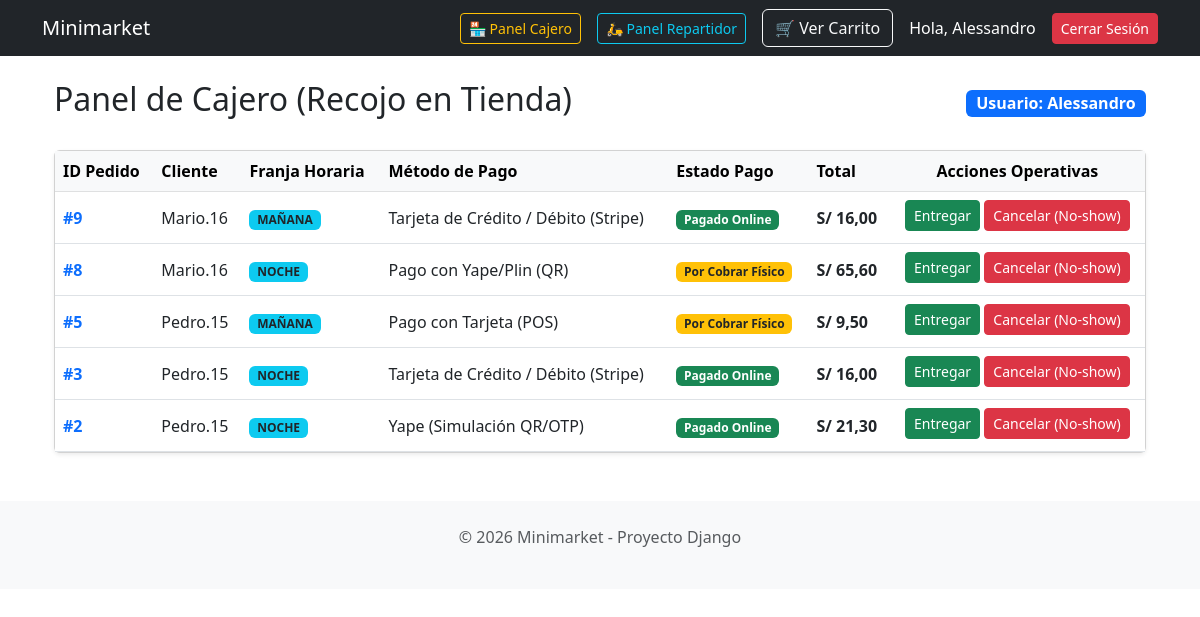
The page /pedidos/cajero/ (signed in) on the database as committed earlier.
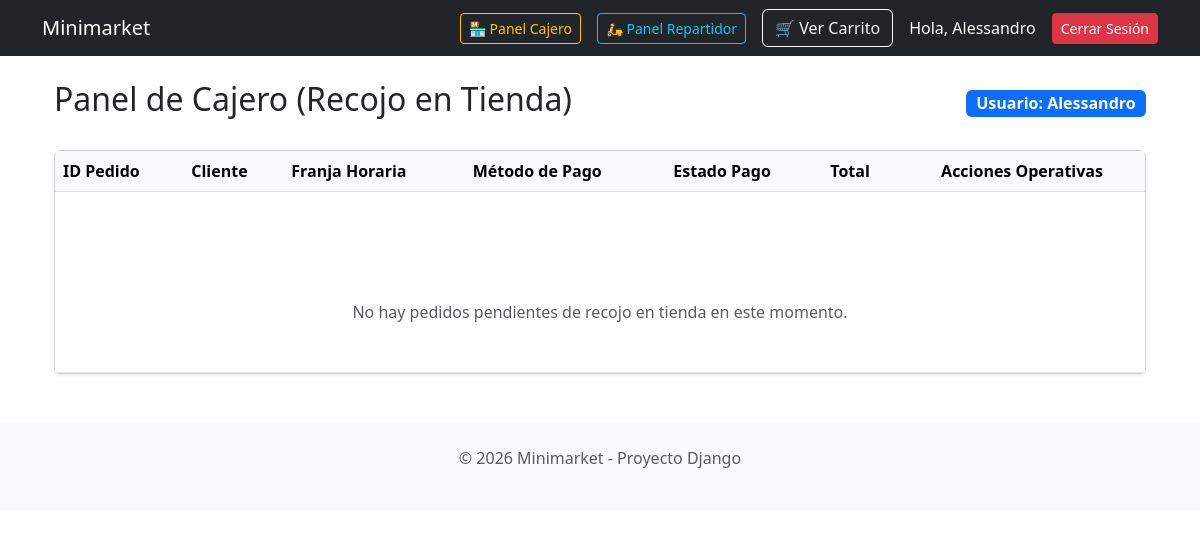
The same page on the database as committed later.
### apps/pedidos/models.py (models this page shows, shortened)
class Pedido(models.Model):
    OPCIONES_ESTADO = [
        ('PENDIENTE', 'Pendiente'),
        ('PREPARANDO', 'En Preparación'),
        ('LISTO', 'Listo para Recojo/Envío'),
        ('ENTREGADO', 'Entregado'),
        ('CANCELADO', 'Cancelado (No Show)'), # <-- NUEVO ESTADO
    ]
    OPCIONES_FRANJA = [
        ('HOY_MAÑANA', 'Hoy (8:00 AM - 12:00 PM)'),
        ('HOY_TARDE', 'Hoy (12:00 PM - 4:00 PM)'),
        ('HOY_NOCHE', 'Hoy (4:00 PM - 8:00 PM)'),
        ('MAN_MAÑANA', 'Mañana (8:00 AM - 12:00 PM)'),
        ('MAN_TARDE', 'Mañana (12:00 PM - 4:00 PM)'),
        ('MAN_NOCHE', 'Mañana (4:00 PM - 8:00 PM)'),
    ]
    TIPO_ENTREGA = [
        ('RECOJO', 'Recojo en Tienda (Gratis)'),
        ('DELIVERY', 'Delivery a Domicilio (+ S/ 10.00)'),
    ]
    cliente = models.ForeignKey(User, on_delete=models.CASCADE, related_name='pedidos')
    fecha_hora_pedido = models.DateTimeField(auto_now_add=True)
    estado = models.CharField(max_length=20, choices=OPCIONES_ESTADO, default='PENDIENTE')
    tipo_entrega = models.CharField(max_length=20, choices=TIPO_ENTREGA, default='RECOJO')
    costo_delivery = models.DecimalField(max_digits=10, decimal_places=2, default=0.00)
    direccion_delivery = models.CharField(max_length=255, blank=True, null=True)
    franja_recojo = models.CharField(max_length=20, choices=OPCIONES_FRANJA, blank=True, null=True)
    total = models.DecimalField(max_digits=10, decimal_places=2)

class Pago(models.Model):
    OPCIONES_METODO = [
        ('Pago en Línea Segura', (
            ('STRIPE_CARD', 'Tarjeta de Crédito / Débito (Stripe)'),
            ('STRIPE_WALLET', 'Google Pay / Apple Pay / Link (Stripe)'),
        )),
        ('Billeteras Digitales (Simulación)', (
            ('LOCAL_YAPE', 'Yape (Simulación QR/OTP)'), # <-- SEPARADOS
            ('LOCAL_PLIN', 'Plin (Simulación QR/OTP)'),
        )),
        ('Pago Contra Entrega (Físico)', (
            ('CONTRA_EFECTIVO', 'Pago en Efectivo'),
            ('CONTRA_TARJETA', 'Pago con Tarjeta (POS)'),
            ('CONTRA_BILLETERA', 'Pago con Yape/Plin (QR)'),
        )),
    ]
    pedido = models.ForeignKey(Pedido, on_delete=models.CASCADE, related_name='pagos')
    metodo_pago = models.CharField(max_length=50, choices=OPCIONES_METODO)
    monto_pago = models.DecimalField(max_digits=10, decimal_places=2)
    estado_pago = models.CharField(max_length=20, default='PENDIENTE')
    referencia_transaccion = models.CharField(max_length=100, blank=True, null=True)
    def get_metodo_pago_display_name(self):
        for grupo, opciones in self.OPCIONES_METODO:
            for clave, valor in opciones:
                if self.metodo_pago == clave:
                    return valor
        return self.metodo_pago

### apps/pedidos/views.py (the view)
# urls.py: path('cajero/', views.panel_cajero, name='panel_cajero'),
@login_required
@user_passes_test(es_cajero, login_url='/')
def panel_cajero(request):
    pedidos = Pedido.objects.filter(tipo_entrega='RECOJO').exclude(estado__in=['ENTREGADO', 'CANCELADO']).order_by('-fecha_hora_pedido')
    return render(request, 'pedidos/panel_cajero.html', {'pedidos': pedidos})

### apps/pedidos/views.py (called while the page is built)
def es_cajero(user):
    return user.is_superuser or user.groups.filter(name='Cajeros').exists()

### apps/pedidos/templates/pedidos/panel_cajero.html (shortened to what this page needs)
{% extends "catalogo/base.html" %}
{% block content %}
<div class="container mt-4">
    <div class="d-flex justify-content-between align-items-center mb-4">
        <h2> Panel de Cajero (Recojo en Tienda)</h2>
        <span class="badge bg-primary fs-6">Usuario: {{ user.username }}</span>
    </div>
    <div class="card shadow-sm">
        <div class="card-body p-0">
            <div class="table-responsive">
                <table class="table table-hover align-middle mb-0">
                    <thead class="table-light">
                        <tr>
                            <th>ID Pedido</th>
                            <th>Cliente</th>
                            <th>Franja Horaria</th>
                            <th>Método de Pago</th>
                            <th>Estado Pago</th>
                            <th>Total</th>
                            <th class="text-center">Acciones Operativas</th>
                        </tr>
                    </thead>
                    <tbody>
                        {% for pedido in pedidos %}
                        <tr>
                            <td class="fw-bold text-primary">#{{ pedido.id }}</td>
                            <td>{{ pedido.cliente.username }}</td>
                            <td>
                                <span class="badge bg-info text-dark">
                                     {{ pedido.get_franja_recojo_display }}
                                </span>
                            </td>
                            <td>{{ pedido.pagos.first.get_metodo_pago_display_name }}</td>
                            <td>
                                {% if 'APROBADO' in pedido.pagos.first.estado_pago %}
                                    <span class="badge bg-success">Pagado Online</span>
                                {% else %}
                                    <span class="badge bg-warning text-dark">Por Cobrar Físico</span>
                                {% endif %}
                            </td>
                            <td class="fw-bold">S/ {{ pedido.total|floatformat:2 }}</td>
                            <td class="text-center">
                                <a href="{% url 'pedidos:accion_pedido' pedido.id 'PAGAR_ENTREGAR' %}"
                                   class="btn btn-sm btn-success mb-1"
                                   onclick="return confirm('¿Confirmas que el cliente recogió y pagó este pedido?');">
                                     Entregar
                                </a>
                                <a href="{% url 'pedidos:accion_pedido' pedido.id 'CANCELAR' %}"
                                   class="btn btn-sm btn-danger mb-1"
                                   onclick="return confirm('ATENCIÓN: Esto cancelará el pedido y devolverá los productos al stock disponible. ¿Continuar?');">
                                     Cancelar (No-show)
                                </a>
                            </td>
                        </tr>
                        {% empty %}
                        <tr>
                            <td colspan="7" class="text-center py-5 text-muted">
                                <br>
                                No hay pedidos pendientes de recojo en tienda en este momento.
                            </td>
                        </tr>
                        {% endfor %}
                    </tbody>
                </table>
            </div>
        </div>
    </div>
</div>
{% endblock %}

### apps/catalogo/templates/catalogo/base.html (shortened to what this page needs)
<!DOCTYPE html>
<html lang="es">
<head>
    <link href="https://cdn.jsdelivr.net/npm/bootstrap@5.3.0/dist/css/bootstrap.min.css" rel="stylesheet">
</head>
<body>
    <nav class="navbar navbar-expand-lg navbar-dark bg-dark mb-4">
        <div class="container d-flex justify-content-between align-items-center">
            <a class="navbar-brand" href="{% url 'catalogo:lista_productos' %}">Minimarket</a>
            <div class="d-flex align-items-center gap-3">
                {% if user.is_authenticated %}
                    {% if user.is_superuser %}
                        <a href="{% url 'pedidos:panel_cajero' %}" class="btn btn-outline-warning btn-sm">🏪 Panel Cajero</a>
                        <a href="{% url 'pedidos:panel_repartidor' %}" class="btn btn-outline-info btn-sm">🛵 Panel Repartidor</a>
                    {% endif %}
                {% endif %}
                <a href="{% url 'pedidos:ver_carrito' %}" class="btn btn-outline-light">🛒 Ver Carrito</a>
                {% if user.is_authenticated %}
                    <a href="{% url 'usuarios:perfil' %}" class="text-white text-decoration-none">Hola, {{ user.username }}</a>
                    <form method="post" action="{% url 'usuarios:logout' %}" class="d-inline">
                        <button type="submit" class="btn btn-sm btn-danger">Cerrar Sesión</button>
                    </form>
                {% else %}
                    <a href="{% url 'usuarios:login' %}" class="btn btn-sm btn-light">Iniciar Sesión</a>
                    <a href="{% url 'usuarios:registro' %}" class="btn btn-sm btn-primary">Registrarse</a>
                {% endif %}
            </div>
        </div>
    </nav>
    <div class="container">
        {% block content %}
        {% endblock %}
    </div>
    <footer class="py-4 bg-light mt-5">
        <div class="container text-center">
            <p class="text-muted">&copy; 2026 Minimarket - Proyecto Django</p>
        </div>
    </footer>
</body>
</html>

Rows that differ between the two databases and show on the page:
removed Pedido: id "9", cliente.username "Mario.16", franja_recojo "MAÑANA", pagos.first.get_metodo_pago_display_name "Tarjeta de Crédito / Débito (Stripe)", shows "Pagado Online", total "16,00"
removed Pedido: id "8", cliente.username "Mario.16", franja_recojo "NOCHE", pagos.first.get_metodo_pago_display_name "Pago con Yape/Plin (QR)", shows "Por Cobrar Físico", total "65,60"
removed Pedido: id "5", cliente.username "Pedro.15", franja_recojo "MAÑANA", pagos.first.get_metodo_pago_display_name "Pago con Tarjeta (POS)", shows "Por Cobrar Físico", total "9,50"
removed Pedido: id "3", cliente.username "Pedro.15", franja_recojo "NOCHE", pagos.first.get_metodo_pago_display_name "Tarjeta de Crédito / Débito (Stripe)", shows "Pagado Online", total "16,00"
removed Pedido: id "2", cliente.username "Pedro.15", franja_recojo "NOCHE", pagos.first.get_metodo_pago_display_name "Yape (Simulación QR/OTP)", shows "Pagado Online", total "21,30"
Other text that changed with them:
text now shown: "No hay pedidos pendientes de recojo en tienda en este momento."
